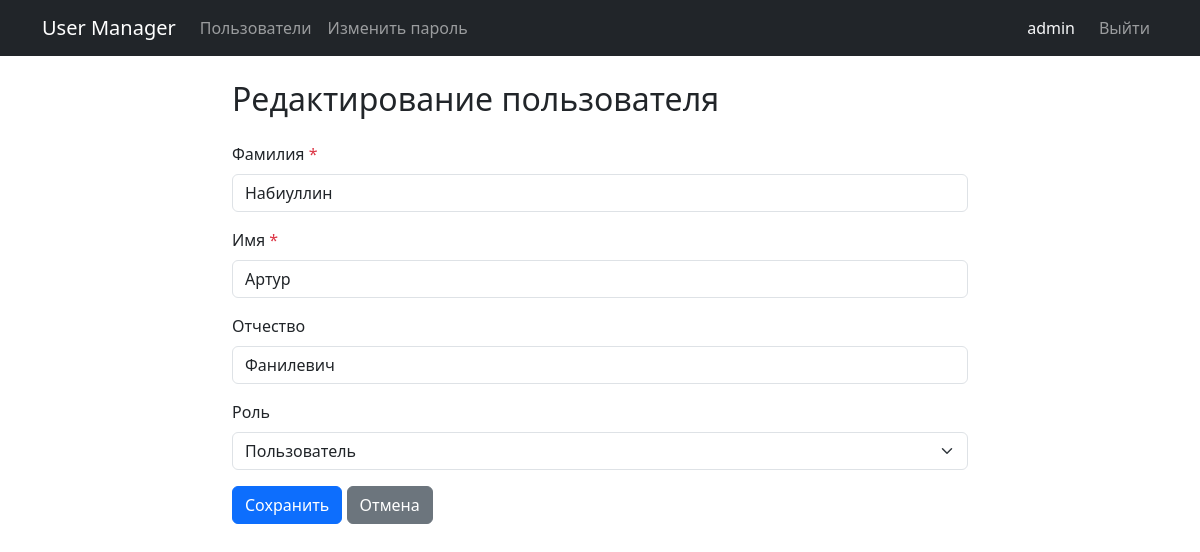
The page /users/2/edit (signed in) on the database its author committed.
### models.py (models this page shows, shortened)
class User(db.Model, UserMixin):
    __tablename__ = 'users'
    id = db.Column(db.Integer, primary_key=True)
    login = db.Column(db.String(50), unique=True, nullable=False)
    password_hash = db.Column(db.String(128), nullable=False)
    last_name = db.Column(db.String(50), nullable=False)
    first_name = db.Column(db.String(50), nullable=False)
    middle_name = db.Column(db.String(50), nullable=True)
    role_id = db.Column(db.Integer, db.ForeignKey('roles.id'), nullable=True)
    created_at = db.Column(db.DateTime, default=datetime.utcnow)

### app.py (the view, shortened to what this page needs)
@app.route('/users/<int:user_id>/edit', methods=['GET', 'POST'])
@login_required
def user_edit(user_id):
    user = User.query.get_or_404(user_id)
    roles = Role.query.all()
    form_data = {
        'last_name': user.last_name,
        'first_name': user.first_name,
        'middle_name': user.middle_name,
        'role_id': user.role_id
    }
    return render_template('user_form.html', roles=roles, form_data=form_data,
                           errors={}, is_edit=True, user=user)

### app.py (called while the page is built)
@login_manager.user_loader
def load_user(user_id):
    return User.query.get(int(user_id))

### templates/user_form.html
{% extends 'base.html' %}
{% from 'macros.html' import render_user_form %}
{% block content %}
<div class="row justify-content-center">
    <div class="col-md-8">
        <h2 class="mb-4">{{ 'Редактирование' if is_edit else 'Создание' }} пользователя</h2>
        {% if is_edit %}
            {{ render_user_form(url_for('user_edit', user_id=user.id), roles, form_data, errors, is_edit=True) }}
        {% else %}
            {{ render_user_form(url_for('user_create'), roles, form_data, errors, is_edit=False) }}
        {% endif %}
    </div>
</div>
{% endblock %}

### templates/base.html (shortened to what this page needs)
<!doctype html>
<html lang="ru">
  <head>
    <link href="https://cdn.jsdelivr.net/npm/bootstrap@5.3.0/dist/css/bootstrap.min.css" rel="stylesheet">
  </head>
  <body>
    <nav class="navbar navbar-expand-lg navbar-dark bg-dark mb-4">
      <div class="container">
        <a class="navbar-brand" href="{{ url_for('index') }}">User Manager</a>
        <div class="navbar-nav me-auto">
            <a class="nav-link" href="{{ url_for('index') }}">Пользователи</a>
            {% if current_user.is_authenticated %}
                <a class="nav-link" href="{{ url_for('change_password') }}">Изменить пароль</a>
            {% endif %}
        </div>
        <div class="navbar-nav">
            {% if current_user.is_authenticated %}
                <span class="nav-item nav-link disabled text-light me-2">{{ current_user.login }}</span>
                <a class="nav-link" href="{{ url_for('logout') }}">Выйти</a>
            {% else %}
                <a class="nav-link" href="{{ url_for('login') }}">Войти</a>
            {% endif %}
        </div>
      </div>
    </nav>
    <div class="container">
        {% block content %}{% endblock %}
    </div>
  </body>
</html>

### templates/macros.html (shortened to what this page needs)
{% macro render_user_form(action_url, roles, form_data, errors, is_edit=False) %}
<form method="POST" action="{{ action_url }}" novalidate>
    <div class="mb-3">
        <label class="form-label">Фамилия <span class="text-danger">*</span></label>
        <input type="text" name="last_name"
               class="form-control {{ 'is-invalid' if errors.get('last_name') }}"
               value="{{ form_data.get('last_name', '') }}">
    </div>
    <div class="mb-3">
        <label class="form-label">Имя <span class="text-danger">*</span></label>
        <input type="text" name="first_name"
               class="form-control {{ 'is-invalid' if errors.get('first_name') }}"
               value="{{ form_data.get('first_name', '') }}">
    </div>
    <div class="mb-3">
        <label class="form-label">Отчество</label>
        <input type="text" name="middle_name" class="form-control"
               value="{{ form_data.get('middle_name', '') }}">
    </div>
    <div class="mb-3">
        <label class="form-label">Роль</label>
        <select name="role_id" class="form-select">
            {% for role in roles %}
                <option value="{{ role.id }}"
                    {% if form_data.get('role_id')|string == role.id|string %}selected{% endif %}>
                    {{ role.name }}
                </option>
            {% endfor %}
        </select>
    </div>
    <button type="submit" class="btn btn-primary">Сохранить</button>
    <a href="{{ url_for('index') }}" class="btn btn-secondary">Отмена</a>
</form>
{% endmacro %}

### rows shown on the page
User: login "admin"
User: last_name "Набиуллин", first_name "Артур", middle_name "Фанилевич"

### other values the page prints
{{ 'Редактирование' if is_edit else 'Создание' }} "Редактирование"
form field role_id "Пользователь"
